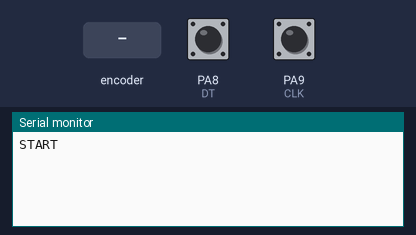
Bench run of a sketch on a simulated STM32 Blue Pill. Shown: the last lines printed to the serial monitor. Inputs (shaded band) come from the test bench; at power-on: PA8 (DT) HIGH, PA9 (CLK) HIGH.

Above: at 1.2 s.
1.3 s: rotary encoder on PA9 (CLK) / PA8 (DT) turned 1 step (first pin leading)
At 1.7 s:
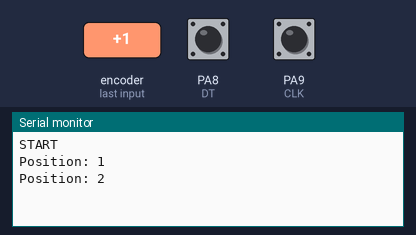
3.0 s: rotary encoder on PA9 (CLK) / PA8 (DT) turned 1 step (first pin leading)
At 4.2 s:
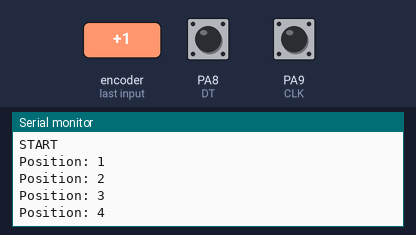
Timing chart, 0 to 6.0 s (numbered marks = the images above; inputs shaded):
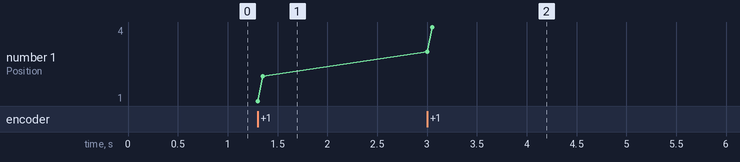

The sketch:

rotatry_encode.ino
```cpp
#define SW PB15
#define DT PA8
#define CLK  PA9

byte counter = 0;
byte currentStateCLK;
byte lastStateCLK;
bool CountChange;
byte icount;
byte dcount;

void setup(void)
{
  Serial.begin(9600);
  Serial.println("START");
  /************* Setting INPUT/OUTPUT *************/
  pinMode(SW, INPUT_PULLUP);
  pinMode(DT, INPUT);
  pinMode(CLK, INPUT);
  lastStateCLK = digitalRead(CLK);
}

void loop()
{
  currentStateCLK = digitalRead(CLK);
  if (currentStateCLK != lastStateCLK)
  {
    bool DTVal = digitalRead(DT);
    if (DTVal != currentStateCLK)
    {
      // Encoder is rotating CCW
      icount ++;
    }
    else
    {
      // Encoder is rotating CW
      icount--;
    }
    Serial.print("Position: ");
    Serial.println(icount);
  }
//    if(icount >= 3)
//    {
//      icount = 0;
//      counter ++;
//      CountChange = true;
//    }
//    else if(dcount >= 3)
//    {
//      dcount = 0;
//      if(counter <= 0 && counter == 255)
//      {
//        counter = 0;
//      }
//      else
//      {
//        counter --;
//      }
//      CountChange = true;
//    }
//    else
//    {
//      CountChange = false;
//    }
//  }
//  else
//  {
//    CountChange = false;
//  }
   lastStateCLK = currentStateCLK;

}


//#define outputA 6
//#define outputB 7
//
//
//int counter = 0;
//int aState;
//int aLastState;
//
//
//void setup()
//{
//   pinMode (outputA,INPUT);
//   pinMode (outputB,INPUT);
//
//   Serial.begin (9600);
//   aLastState = digitalRead(outputA);
//}
//
//void loop()
//{
//   aState = digitalRead(outputA); // Reads the "current" state of the outputA
//   // If the previous and the current state of the outputA are different, that means a Pulse has occured
//   if (aState != aLastState)
//   {
//     // If the outputB state is different to the outputA state, that means the encoder is rotating clockwise
//     if (digitalRead(outputB) != aState)
//     {
//       counter ++;
//     }
//     else
//     {
//       counter --;
//     }
//     Serial.print("Position: ");
//     Serial.println(counter);
//   }
//   aLastState = aState; // Updates the previous state of the outputA with the current state
//}
```

Measured:
- after the input at 1.3 s, the serial monitor: prints a new line at once (image 1)
- after the input at 3.0 s, the serial monitor: prints a new line at once (image 2)
- plotted number 1: 2 → 4 after the input at 3.0 s
